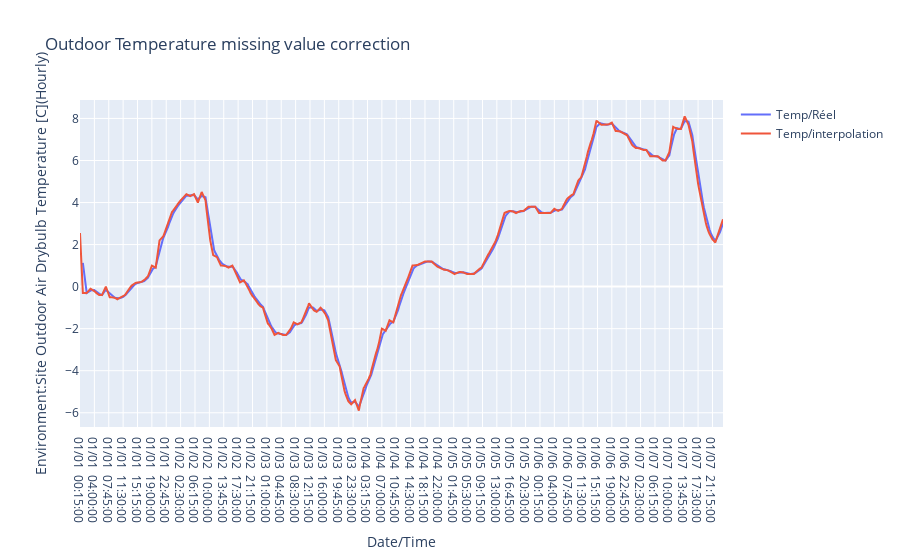

Write notebook code for a chart like this one.
### Code cell
fig = px.line(data_i.interpolate(), x = 'Date/Time', y = 'Environment:Site Outdoor Air Drybulb Temperature [C](Hourly)', title='Outdoor Temperature missing value correction')
fig.update_traces(name='Temp/Réel', showlegend = True)
fig.add_scatter(x=data_i2['Date/Time'], y=data_i2['Environment:Site Outdoor Air Drybulb Temperature [C](TimeStep)'],name='Temp/interpolation', mode='lines')

fig.show()

### Figure 1 — Plotly figure (JSON) as saved in the notebook; plotly's stock layout.template omitted (floating-point values rounded to 4 significant figures; data arrays with more than 128 entries replaced by an {"elided": "..."} marker saying what was removed)
{"data": [{"hovertemplate": "Date/Time=%{x}<br>Environment:Site Outdoor Air Drybulb Temperature [C](Hourly)=%{y}<extra></extra>", "legendgroup": "", "line": {"color": "#636efa", "dash": "solid"}, "mode": "lines", "name": "Temp/Réel", "orientation": "v", "showlegend": true, "type": "scatter", "x": {"elided": "672 str values"}, "xaxis": "x", "y": {"elided": "672 float values"}, "yaxis": "y"}, {"mode": "lines", "name": "Temp/interpolation", "type": "scatter", "x": {"elided": "672 str values"}, "y": {"elided": "672 float values"}}], "layout": {"legend": {"tracegroupgap": 0}, "title": {"text": "Outdoor Temperature missing value correction"}, "xaxis": {"anchor": "y", "domain": [0, 1], "title": {"text": "Date/Time"}}, "yaxis": {"anchor": "x", "domain": [0, 1], "title": {"text": "Environment:Site Outdoor Air Drybulb Temperature [C](Hourly)"}}}}
